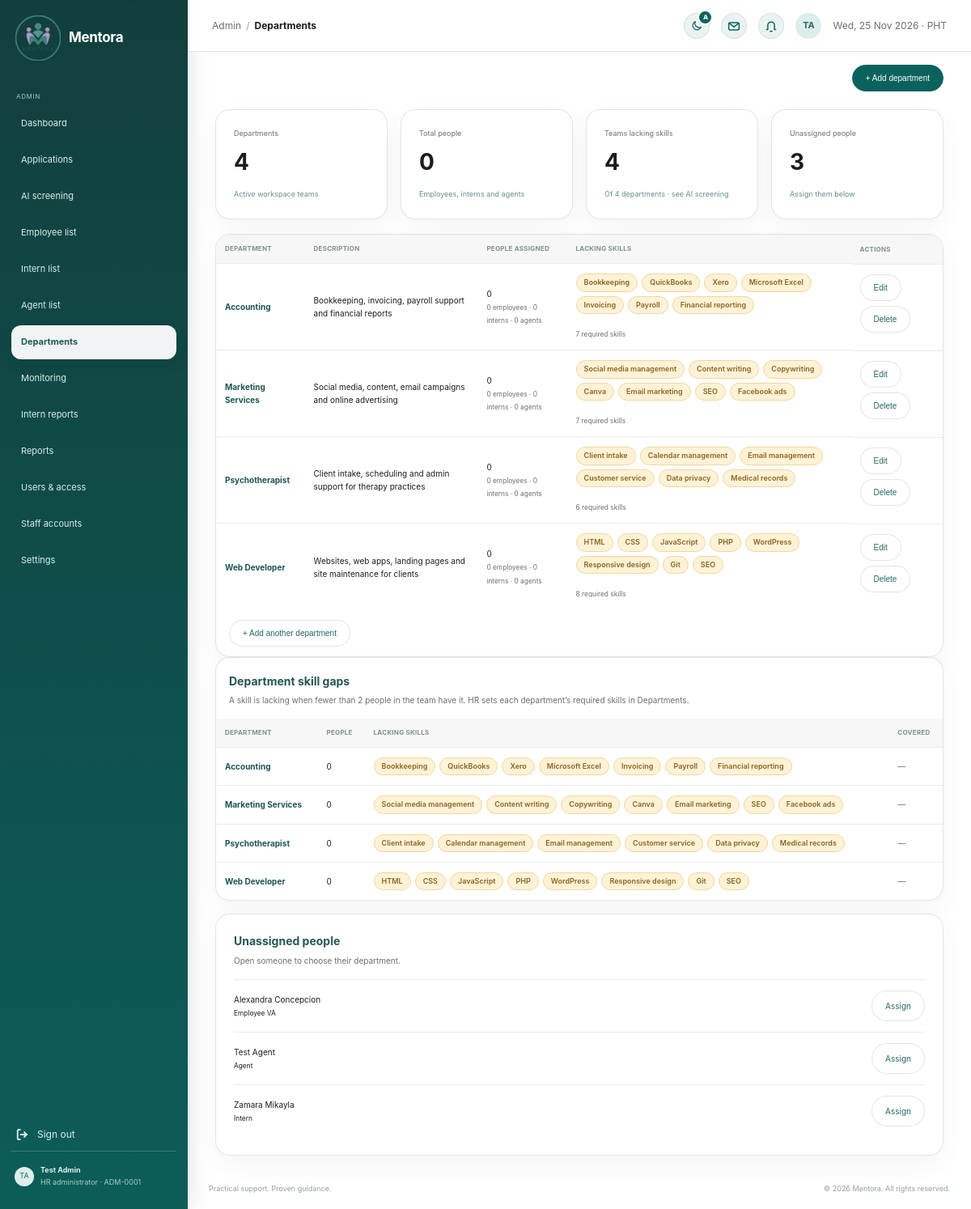
Screenshot of /admin/department.php (signed in) with the database file from the repository.
### tables this page shows
CREATE TABLE `users` (
  `id` int(10) UNSIGNED NOT NULL,
  `user_code` varchar(20) DEFAULT NULL,
  `first_name` varchar(80) NOT NULL,
  `last_name` varchar(80) NOT NULL,
  `email` varchar(190) NOT NULL,
  `email_verified_at` datetime DEFAULT NULL,
  `username` varchar(40) DEFAULT NULL,
  `pathway` enum('employee_va','internship') NOT NULL,
  `pathway_chosen_at` datetime DEFAULT current_timestamp(),
  `password_hash` varchar(255) NOT NULL,
  `role` enum('applicant','agent','admin') NOT NULL DEFAULT 'applicant',
  `status` enum('pending','approved','active','rejected','disabled') NOT NULL DEFAULT 'active',
  `presence` enum('active','busy','offline') NOT NULL DEFAULT 'active',
  `last_seen_at` datetime DEFAULT NULL,
  `department_id` int(10) UNSIGNED DEFAULT NULL,
  `agent_id` int(10) UNSIGNED DEFAULT NULL,
  `referred_by` int(10) UNSIGNED DEFAULT NULL,
  `avatar_path` varchar(190) DEFAULT NULL,
  `created_at` timestamp NOT NULL DEFAULT current_timestamp(),
  `updated_at` timestamp NOT NULL DEFAULT current_timestamp() ON UPDATE current_timestamp()
);

CREATE TABLE `departments` (
  `id` int(10) UNSIGNED NOT NULL,
  `name` varchar(120) NOT NULL,
  `description` varchar(255) NOT NULL DEFAULT '',
  `required_skills` text DEFAULT NULL,
  `created_at` timestamp NOT NULL DEFAULT current_timestamp()
);

### ai/skills.php (called while the page is built, shortened)
<?php
function mentora_parse_skill_list(?string $value): array
{
    $skills = [];
    foreach (preg_split('/[,;\n]+/', (string) $value) ?: [] as $skill) {
        $skill = mb_substr(trim(preg_replace('/\s+/u', ' ', $skill) ?? ''), 0, 60);
        if ($skill !== '' && !isset($skills[mb_strtolower($skill)])) {
            $skills[mb_strtolower($skill)] = $skill;
        }
    }
    return array_slice(array_values($skills), 0, 30);
}
function mentora_skill_vocabulary(PDO $pdo): array
{
    $vocabulary = mentora_skill_dictionary();
    foreach ($pdo->query('SELECT required_skills FROM departments')->fetchAll(PDO::FETCH_COLUMN) as $list) {
        foreach (mentora_parse_skill_list($list) as $skill) {
            $lower = mb_strtolower($skill);
        }
    }
    return $vocabulary;
}
function mentora_canonical_skill(string $skill, array $vocabulary): string
{
    $lower = mb_strtolower(trim($skill));
    foreach ($vocabulary as $name => $phrases) {
        if (mb_strtolower($name) === $lower || in_array($lower, $phrases, true)) {
            return $name;
        }
    }
    return trim($skill);
}
function mentora_department_skill_map(PDO $pdo, bool $fresh = false): array
{
    $vocabulary = mentora_skill_vocabulary($pdo);
    $map = [];
    foreach ($pdo->query('SELECT id, name, required_skills FROM departments ORDER BY name')->fetchAll() as $department) {
        $required = array_values(array_unique(array_map(
            static fn(string $skill): string => mentora_canonical_skill($skill, $vocabulary),
            mentora_parse_skill_list($department['required_skills'])
        )));
        $map[(int) $department['id']] = [
            'id' => (int) $department['id'],
            'name' => $department['name'],
            'required' => $required,
            'coverage' => array_fill_keys($required, 0),
            'lacking' => [],
            'people' => 0,
        ];
    }
    $members = $pdo->query(
        "SELECT u.department_id, CONCAT_WS(' ', a.skills, a.desired_role, a.course, a.interest) AS profile,
                (SELECT r.skills FROM ai_reviews r WHERE r.user_id = u.id ORDER BY r.id DESC LIMIT 1) AS reviewed_skills
         FROM users u
         LEFT JOIN applications a ON a.id = (SELECT MAX(id) FROM applications WHERE user_id = u.id)
         WHERE u.role = 'applicant' AND u.status = 'active' AND u.department_id IS NOT NULL"
    )->fetchAll();
    return $map;
}

### includes/workflow.php (called while the page is built, shortened)
<?php
require_once __DIR__ . '/../config/db.php';
require_once __DIR__ . '/auth_check.php';
function mentora_h(mixed $value): string
{
    return htmlspecialchars((string) $value, ENT_QUOTES | ENT_SUBSTITUTE, 'UTF-8');
}
function mentora_pathway_folder(string $pathway): string
{
    return in_array($pathway, ['internship', 'intern'], true) ? 'intern' : 'employee';
}
function mentora_pathway_label(string $pathway): string
{
    return mentora_pathway_folder($pathway) === 'intern' ? 'Intern' : 'Employee VA';
}
    ?>

### admin/department.php (the view, shortened to what this page needs)
<?php
require_once __DIR__ . '/../includes/screening.php';
$pageTitle = 'Departments';
$activePage = 'department.php';
require __DIR__ . '/../includes/admin_layout.php';
$departments = $pdo->query("SELECT d.id,
        d.name,
        d.description,
        d.required_skills,
        COUNT(u.id) AS people,
        SUM(u.role = 'agent') AS agents,
        SUM(u.role = 'applicant' AND u.pathway = 'internship') AS interns,
        SUM(u.role = 'applicant' AND u.pathway = 'employee_va') AS employees
    FROM departments d
    LEFT JOIN users u ON u.department_id = d.id AND u.status = 'active'
    GROUP BY d.id
    ORDER BY d.name")
    ->fetchAll();
$unassigned = $pdo->query("SELECT id, first_name, last_name, role, pathway
    FROM users
    WHERE department_id IS NULL AND status = 'active' AND role <> 'admin'
    ORDER BY first_name")
    ->fetchAll();
$skillMap = mentora_department_skill_map($pdo);
$lackingCount = count(array_filter($skillMap, static fn($d) => $d['lacking']));
?>
<div class="admin-heading">
    <div class="admin-actions">
        <button class="admin-btn primary"
            type="button"
            data-bs-toggle="dialog"
            data-bs-target="#department-dialog"
            data-dept-open="add">+ Add department</button>
    </div>
</div>
<div class="metric-grid">
    <div class="metric-card">
        <small>Departments</small><strong><?= count($departments) ?></strong><span>Active workspace teams</span>
    </div>
    <div class="metric-card">
        <small>Total people</small><strong><?= array_sum(array_column($departments, 'people')) ?></strong><span>Employees, interns and agents</span>
    </div>
    <div class="metric-card">
        <small>Teams lacking skills</small><strong><?= $lackingCount ?></strong><span>Of <?= count($departments) ?> departments · see AI screening</span>
    </div>
    <div class="metric-card">
        <small>Unassigned people</small><strong><?= count($unassigned) ?></strong><span><?= $unassigned ? 'Assign them below' : 'Every person has a team' ?></span>
    </div>
</div>
<section class="admin-panel data-panel">
    <table class="admin-table">
        <thead>
            <tr>
                <th>Department</th>
                <th>Description</th>
                <th>People assigned</th>
                <th>Lacking skills</th>
                <th>Actions</th>
            </tr>
        </thead>
        <tbody>
    <?php foreach ($departments as $department): $skills = $skillMap[(int) $department['id']] ?? ['required' => [], 'lacking' => []]; ?>
        <tr><td><?= mentora_h($department['name']) ?></td><td><?= mentora_h($department['description']) ?></td>
            <td><?= (int) $department['people'] ?><br><small><?= (int) $department['employees'] ?> employees · <?= (int) $department['interns'] ?> interns · <?= (int) $department['agents'] ?> agents</small>
            </td>
            <td><?= $skills['required']
                ? mentora_skill_chips($skills['lacking'], $skills['lacking'], 'No gaps') . '<br><small>' . count($skills['required']) . ' required skills</small>'
                : '<small class="panel-subtitle">Add required skills to find gaps</small>' ?></td>
            <td class="row-actions">
                <button class="admin-btn"
                    type="button"
                    data-bs-toggle="dialog"
                    data-bs-target="#department-dialog"
                    data-dept-open="edit-<?= (int) $department['id'] ?>"
                    data-dept-id="<?= (int) $department['id'] ?>"
                    data-dept-name="<?= mentora_h($department['name']) ?>"
                    data-dept-description="<?= mentora_h($department['description']) ?>"
                    data-dept-skills="<?= mentora_h($department['required_skills'] ?? '') ?>">Edit</button>
                <form method="post"><button class="admin-btn" type="submit" data-confirm-title="Delete <?= mentora_h($department['name']) ?>?" data-confirm="<?= (int) $department['people'] ?> people will become unassigned. You can assign them to another department." data-confirm-tone="danger" data-confirm-action="Delete">Delete</button>
                </form>
            </td></tr>
    <?php endforeach; ?>
</tbody></table>
<div class="table-note">
    <button class="admin-btn" type="button" data-bs-toggle="dialog" data-bs-target="#department-dialog" data-dept-open="add">+ Add another department</button>
</div>
</section>
<?php mentora_render_skill_gaps($skillMap); ?>
<section class="admin-panel" style="margin-top:16px"><h2>Unassigned people</h2><p class="panel-subtitle">Open someone to choose their department.</p>
    <?php foreach (array_slice($unassigned, 0, 8) as $person): ?>
        <div class="list-row">
            <span><?= mentora_h($person['first_name'] . ' ' . $person['last_name']) ?><br><small><?= $person['role'] === 'agent' ? 'Agent' : mentora_pathway_label($person['pathway']) ?></small></span><a class="admin-btn" href="user_edit.php?id=<?= (int) $person['id'] ?>">Assign</a>
        </div>
    <?php endforeach; ?>
</section>
<?php require __DIR__ . '/../includes/admin_footer.php'; ?>

### includes/admin_layout.php (shortened to what this page needs)
<?php
require_once __DIR__ . '/../config/db.php';
require_once __DIR__ . '/auth_check.php';
mentora_require_login(['admin']);
if (!isset($e) || !is_callable($e)) {
    $e = static fn($value): string => htmlspecialchars((string)$value, ENT_QUOTES | ENT_SUBSTITUTE, 'UTF-8');
}
$pageTitle  = $pageTitle ?? 'Admin | Mentora';
$activePage = $activePage ?? '';
$adminUser = (isset($_SESSION['user']) && is_array($_SESSION['user']))
    ? $_SESSION['user']
    : ['name' => 'HR Administrator'];
$adminName = trim((string)($adminUser['name'] ?? '')) ?: 'HR Administrator';
$adminCode = (string)($adminUser['user_code'] ?? '');
$crumbTitle = trim(explode('|', $pageTitle)[0]);
$initials = '';
foreach (array_slice(preg_split('/\s+/', $adminName) ?: [], 0, 2) as $part) {
    $initials .= mb_strtoupper(mb_substr($part, 0, 1));
}
$initials = $initials !== '' ? $initials : 'HR';
$avatarUrl = mentora_avatar_url($adminUser['avatar_path'] ?? null, '../');
$now = new DateTimeImmutable('now', new DateTimeZone('Asia/Manila'));
$adminNav = [
    'dashboard.php'              => 'Dashboard',
    'applications.php'           => 'Applications',
    'screening.php'              => 'AI screening',
    'employee_list.php'          => 'Employee list',
    'intern_list.php'            => 'Intern list',
    'agent_list.php'             => 'Agent list',
    'department.php'             => 'Departments',
    'monitoring.php'             => 'Monitoring',
    'intern_reports.php'         => 'Intern reports',
    'consolidated_report.php'    => 'Reports',
    'user&access_management.php' => 'Users & access',
    'staff_accounts.php'         => 'Staff accounts',
    'settings.php'               => 'Settings',
];
?>
<!doctype html>
<html lang="en">
<head>
    <link rel="stylesheet" href="../assets/css/style.css?v=44">
    <link rel="stylesheet" href="../assets/css/admin.css?v=11">
    <link rel="stylesheet" href="../assets/css/settings.css?v=31">
    <link rel="stylesheet" href="../assets/css/theme.css?v=10">
    <link rel="stylesheet" href="../assets/css/dialog.css?v=2">
</head>
<body class="admin-body admin-workspace">
    <aside class="admin-sidebar">
        <a class="admin-brand"
            href="<?= $e(basename((string) ($_SERVER['SCRIPT_NAME'] ?? 'dashboard.php'))) ?>"
            aria-label="Mentora, <?= $e($crumbTitle) ?>"
            aria-current="page">
            <img src="../assets/images/mentora-logo.png" alt="Mentora">
            <span>Mentora</span>
        </a>
        <nav class="admin-nav" id="workspace-nav" aria-label="Admin navigation">
            <small class="nav-label">ADMIN</small>
            <?php foreach ($adminNav as $file => $label): ?>
                <a class="<?= $activePage === $file ? 'active' : '' ?>"
                    href="<?= $e($file) ?>"
                    <?= $activePage === $file ? 'aria-current="page"' : '' ?>>
                    <span aria-hidden="true"></span><?= $e($label) ?>
                </a>
            <?php endforeach; ?>
        </nav>
        <div class="sidebar-bottom">
            <a class="sidebar-signout" href="../auth/signout.php"><span>Sign out</span></a>
            <a class="profile-chip" href="settings.php" aria-label="Open profile settings">
                <?= mentora_avatar($avatarUrl, $initials) ?>
                <div>
                    <strong><?= $e($adminName) ?></strong>
                    <small>HR administrator<?= $adminCode !== '' ? ' · ' . $e($adminCode) : '' ?></small>
                </div>
            </a>
        </div>
    </aside>
    <div class="admin-main">
        <header class="admin-topbar">
            <nav class="crumbs" aria-label="Breadcrumb">
                <ol>
                    <li><a href="dashboard.php">Admin</a></li>
                    <li><span aria-current="page"><?= $e($crumbTitle) ?></span></li>
                </ol>
            </nav>
            <span class="topbar-actions">
                <?php $themeToggleClass = 'header-icon-link'; require __DIR__ . '/theme_toggle.php'; ?>
                <?php require __DIR__ . '/message_panel.php'; ?>
                <?php require __DIR__ . '/notification_panel.php'; ?>
                <a class="header-avatar-link<?= $avatarUrl ? ' has-photo' : '' ?>"
                    href="settings.php#profile"
                    aria-label="Profile"
                    title="Profile"><?= $avatarUrl ? '<img class="avatar-img" src="' . $e($avatarUrl) . '" alt="">' : $e($initials) ?></a>
                <span class="topbar-date"><?= $e($now->format('D, d M Y')) ?> · PHT</span>
            </span>
        </header>
        <main class="admin-content" id="main-content" tabindex="-1">

### includes/screening.php (shortened to what this page needs)
<?php
require_once __DIR__ . '/workflow.php';
function mentora_skill_chips(array $skills, array $highlight = [], string $empty = 'None found'): string
{
    if (!$skills) {
        return '<small class="panel-subtitle">' . mentora_h($empty) . '</small>';
    }
    $lower = array_map('mb_strtolower', $highlight);
    $html = '<span class="skill-chips">';
    foreach ($skills as $skill) {
        $isGap = in_array(mb_strtolower((string) $skill), $lower, true);
        $html .= '<span class="skill-chip' . ($isGap ? ' is-gap' : '') . '"' . ($isGap ? ' title="A skill this department is lacking"' : '') . '>' . mentora_h($skill) . '</span>';
    }
    return $html . '</span>';
}
    ?>
    <?php
function mentora_render_skill_gaps(array $map, string $title = 'Department skill gaps'): void
{
    ?>
    <section class="admin-panel data-panel skill-gap-panel">
        <h2><?= mentora_h($title) ?></h2>
        <p class="panel-subtitle">A skill is lacking when fewer than <?= MENTORA_SKILL_TARGET ?> people in the team have it. HR sets each department’s required skills in Departments.</p>
        <table class="admin-table">
            <thead><tr><th>Department</th><th>People</th><th>Lacking skills</th><th>Covered</th></tr></thead>
            <tbody>
            <?php foreach ($map as $department): $covered = array_values(array_diff($department['required'], $department['lacking'])); ?>
                <tr>
                    <td><?= mentora_h($department['name']) ?></td>
                    <td><?= (int) $department['people'] ?></td>
                    <td><?= $department['required']
                        ? mentora_skill_chips($department['lacking'], $department['lacking'], 'No gaps')
                        : '<small class="panel-subtitle">No required skills set</small>' ?></td>
                    <td><?= mentora_skill_chips($covered, [], '—') ?></td>
                </tr>
            <?php endforeach; ?>
            </tbody>
        </table>
    </section>
    <?php
}

### rows the page displays
users: user_code "ADM-0001"
departments: name "Accounting", description "Bookkeeping, invoicing, payroll support and financial reports", people "0", employees "0", interns "0", agents "0", skill "Bookkeeping", skill "QuickBooks", skill "Xero", skill "Microsoft Excel", skill "Invoicing", skill "Payroll", skill "Financial reporting", count($skills['required']) "7"
departments: name "Marketing Services", description "Social media, content, email campaigns and online advertising", people "0", employees "0", interns "0", agents "0", skill "Social media management", skill "Content writing", skill "Copywriting", skill "Canva", skill "Email marketing", skill "SEO", skill "Facebook ads", count($skills['required']) "7"
departments: name "Psychotherapist", description "Client intake, scheduling and admin support for therapy practices", people "0", employees "0", interns "0", agents "0", skill "Client intake", skill "Calendar management", skill "Email management", skill "Customer service", skill "Data privacy", skill "Medical records", count($skills['required']) "6"
departments: name "Web Developer", description "Websites, web apps, landing pages and site maintenance for clients", people "0", employees "0", interns "0", agents "0", skill "HTML", skill "CSS", skill "JavaScript", skill "PHP", skill "WordPress", skill "Responsive design", skill "Git", skill "SEO", count($skills['required']) "8"
users: first_name+last_name "Alexandra Concepcion", pathway "Employee VA"
users: first_name+last_name "Test Agent", role "Agent"
users: first_name+last_name "Zamara Mikayla", pathway "Intern"

### other values shown
$e($label) "Dashboard"
$e($label) "Applications"
$e($label) "AI screening"
$e($label) "Employee list"
$e($label) "Intern list"
$e($label) "Agent list"
$e($label) "Departments"
$e($label) "Monitoring"
$e($label) "Intern reports"
$e($label) "Reports"
$e($label) "Users & access"
$e($label) "Staff accounts"
$e($label) "Settings"
$h($initials) "TA"
$e($adminName) "Test Admin"
